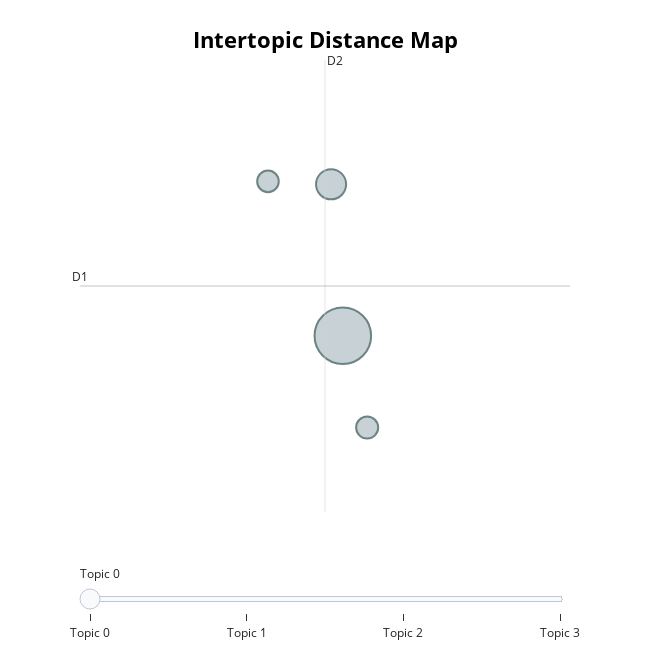

This figure's notebook cell:
### Markdown cell above
## Findings 1
### Purppose

In this section, we applied topic modeling using the BERTopic library to analyze open-ended customer complaints related to Walmart. The goal was to uncover common themes and topics across thousands of responses, providing deeper insights into customer sentiment and recurring issues.

### Preprocessing:
Although BERTopic can work with raw text, we noticed improved results after cleaning and preprocessing the text. Specifically, we used a tokenized version of the complaints (walmart_complaint_processed) and safely joined the tokens into strings to form a cleaner input for BERTopic.

### Embedding Model:
We used all-MiniLM-L6-v2, a Sentence-BERT model known for its speed and performance in semantic similarity tasks, to generate dense vector representations of each complaint.

### Topic Modeling:
The model was trained on the preprocessed complaints using BERTopic. Each document was assigned a topic (topic_walmart_complaint), and a list of top keywords for each topic was extracted (keywords_walmart_complaint). 

The BERTopic model successfully clustered the complaints into coherent topics based on semantic similarity.

Each topic was characterized by a set of representative keywords (top 7 terms).

The model also assigned a probability score (probs_wc) to indicate how confidently each complaint belonged to its topic.

### Findings 


    Topic -1: Miscellaneous / Outliers
    Topic 0: Checkout Experience
    Topic 1: Poor Customer Service
    Topic 2: General Needs and Expectations
    Topic 3: Unclear Complaints / Frustrated Tone
    Topic 4: Fresh Produce Quality
    Topic 5: Store Cleanliness

### Code cell
wc_survey_responses_df
# Visualize Walmart Complaint Topics
fig_wc = topic_model_wc.visualize_topics()
fig_wc.show()

### Figure 1 — Plotly figure (JSON) as saved in the notebook; plotly's stock layout.template omitted (floating-point values rounded to 4 significant figures)
{"data": [{"customdata": [[0, "walmart | store | would | need | checkout", 138], [1, "customer | service | employee | poor | rude", 39], [2, "clean | dirty | store | keep | bathroom", 21], [3, "complain | dont | would | know | lol", 20]], "hovertemplate": "<b>Topic %{customdata[0]}</b><br>%{customdata[1]}<br>Size: %{customdata[2]}", "legendgroup": "", "marker": {"color": "#B0BEC5", "line": {"color": "DarkSlateGrey", "width": 2}, "size": [138, 39, 21, 20], "sizemode": "area", "sizeref": 0.08625, "symbol": "circle"}, "mode": "markers", "name": "", "orientation": "v", "showlegend": false, "type": "scatter", "x": [17.85, 17.69, 18.18, 16.84], "xaxis": "x", "y": [4.099, 5.047, 3.525, 5.065], "yaxis": "y"}], "layout": {"annotations": [{"showarrow": false, "text": "D1", "x": 14.32, "y": 4.411, "yshift": 10}, {"showarrow": false, "text": "D2", "x": 17.61, "xshift": 10, "y": 5.825}], "height": 650, "hoverlabel": {"bgcolor": "white", "font": {"family": "Rockwell", "size": 16}}, "legend": {"itemsizing": "constant", "tracegroupgap": 0}, "margin": {"t": 60}, "shapes": [{"line": {"color": "#CFD8DC", "width": 2}, "type": "line", "x0": 17.61, "x1": 17.61, "y0": 2.996, "y1": 5.825}, {"line": {"color": "#9E9E9E", "width": 2}, "type": "line", "x0": 14.32, "x1": 20.9, "y0": 4.411, "y1": 4.411}], "sliders": [{"active": 0, "pad": {"t": 50}, "steps": [{"args": [{"marker.color": [["red", "#B0BEC5", "#B0BEC5", "#B0BEC5"]]}], "label": "Topic 0", "method": "update"}, {"args": [{"marker.color": [["#B0BEC5", "red", "#B0BEC5", "#B0BEC5"]]}], "label": "Topic 1", "method": "update"}, {"args": [{"marker.color": [["#B0BEC5", "#B0BEC5", "red", "#B0BEC5"]]}], "label": "Topic 2", "method": "update"}, {"args": [{"marker.color": [["#B0BEC5", "#B0BEC5", "#B0BEC5", "red"]]}], "label": "Topic 3", "method": "update"}]}], "title": {"font": {"color": "Black", "size": 22}, "text": "<b>Intertopic Distance Map</b>", "x": 0.5, "xanchor": "center", "y": 0.95, "yanchor": "top"}, "width": 650, "xaxis": {"anchor": "y", "domain": [0, 1], "range": [14.32, 20.9], "title": {"text": ""}, "visible": false}, "yaxis": {"anchor": "x", "domain": [0, 1], "range": [2.996, 5.825], "title": {"text": ""}, "visible": false}}}
